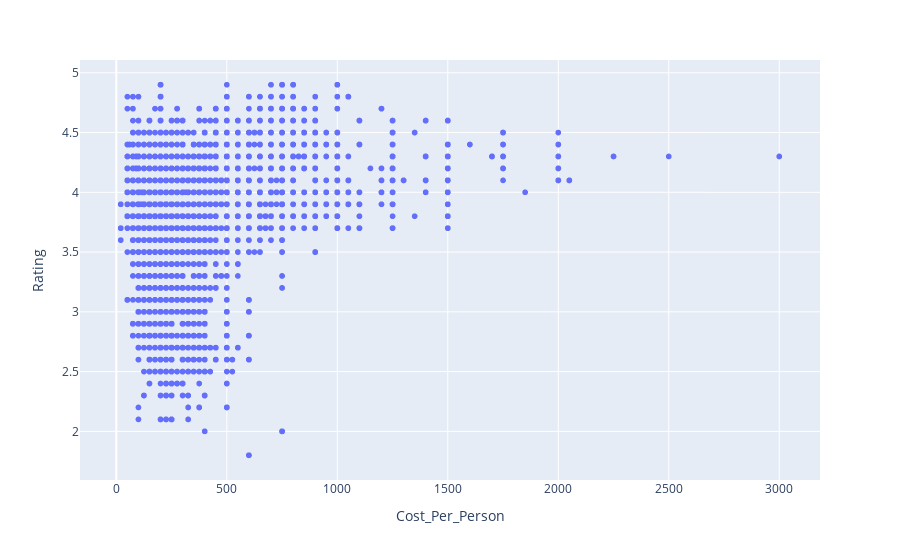

The code cell stored with this chart in its notebook:
### Code cell
fig = px.scatter(idf, x="Cost_Per_Person", y="Rating")
py.iplot(fig)

### Figure 1 — Plotly figure (JSON) as saved in the notebook; plotly's stock layout.template omitted (floating-point values rounded to 4 significant figures; data arrays with more than 128 entries replaced by an {"elided": "..."} marker saying what was removed)
{"data": [{"hovertemplate": "Cost_Per_Person=%{x}<br>Rating=%{y}<extra></extra>", "legendgroup": "", "marker": {"color": "#636efa", "symbol": "circle"}, "mode": "markers", "name": "", "showlegend": false, "type": "scattergl", "x": {"elided": "24151 float values"}, "xaxis": "x", "y": {"elided": "24151 float values"}, "yaxis": "y"}], "layout": {"legend": {"tracegroupgap": 0}, "margin": {"t": 60}, "xaxis": {"anchor": "y", "domain": [0, 1], "title": {"text": "Cost_Per_Person"}}, "yaxis": {"anchor": "x", "domain": [0, 1], "title": {"text": "Rating"}}}}
